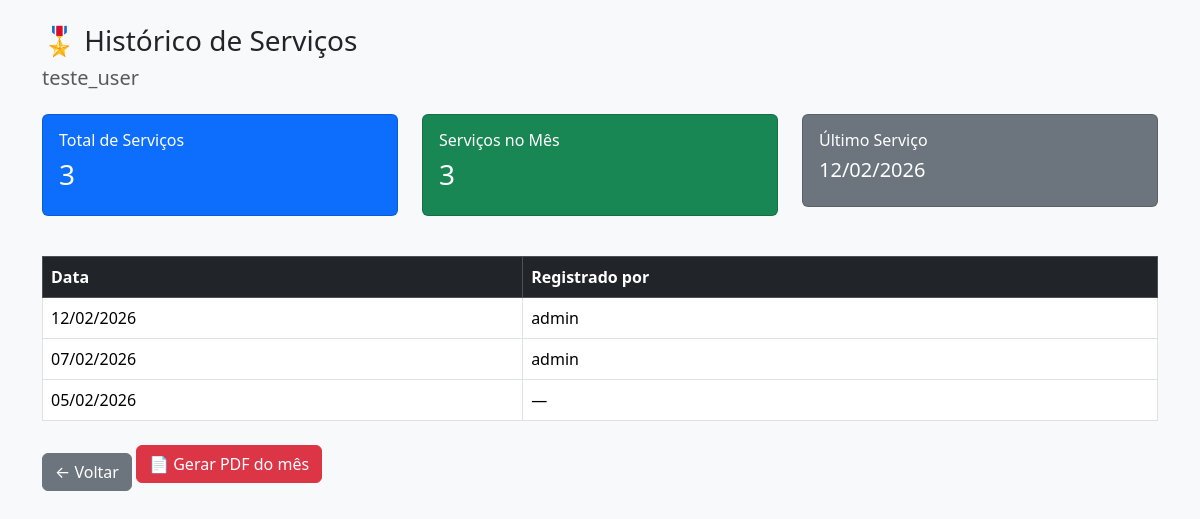
The app's page /militar/7/historico/ (signed in) with its own data.
### core/models.py (models this page shows, shortened)
class Militar(models.Model):
    GRADUACOES_CHOICES = [
        ('SD', 'Soldado'),
        ('CB', 'Cabo'),
        ('3SG', '3º Sargento'),
        ('2SG', '2º Sargento'),
        ('1SG', '1º Sargento'),
        ('ST', 'Subtenente'),
        ('ASP', 'Aspirante'),
        ('2TEN', '2º Tenente'),
        ('1TEN', '1º Tenente'),
        ('CAP', 'Capitão'),
        ('MAJ', 'Major'),
        ('TC', 'Tenente-Coronel'),
        ('CEL', 'Coronel'),
        ('GEN', 'General'),
    ]
    nome = models.CharField(max_length=100)
    graduacao = models.CharField(max_length=20, choices=GRADUACOES_CHOICES)
    subunidade = models.CharField(max_length=50)
    ativo = models.BooleanField(default=True)

class Servico(models.Model):
    militar = models.ForeignKey(
        Militar,
        on_delete=models.CASCADE,
        related_name='servicos'
    )
    data = models.DateField()
    registrado_por = models.ForeignKey(
        User,
        on_delete=models.SET_NULL,
        null=True,
        blank=True
    )
    data_registro = models.DateTimeField(auto_now_add=True)
    class Meta:
        unique_together = ('militar', 'data')
        ordering = ['-data']
        verbose_name = 'Serviço'
        verbose_name_plural = 'Serviços'

### core/views.py (the view)
@login_required
def historico_militar(request, militar_id):
    if not pode_gerar_relatorios(request.user):
        return HttpResponseForbidden("Você não tem permissão para acessar este histórico.")
    militar = get_object_or_404(Militar, id=militar_id)
    servicos = Servico.objects.filter(
        militar=militar
    ).order_by('-data')
    hoje = date.today()
    total_servicos = servicos.count()
    ultimo_servico = servicos.first()
    total_mes = servicos.filter(
        data__month=hoje.month,
        data__year=hoje.year
    ).count()
    context = {
        'militar': militar,
        'servicos': servicos,
        'total_servicos': total_servicos,
        'ultimo_servico': ultimo_servico,
        'total_mes': total_mes,
    }
    return render(request, 'core/historico_militar.html', context)

### core/utils/permissoes.py (called while the page is built)
def is_admin(user):
    if not user or not user.is_authenticated:
        return False
    return user.is_superuser or user.groups.filter(name=ADMIN_GROUP).exists()

def pode_gerar_relatorios(user):
    return is_admin(user) or is_sargenteante(user)

### core/templates/core/historico_militar.html (shortened to what this page needs)
<!DOCTYPE html>
<html lang="pt-BR">
<head>
    <link href="https://cdn.jsdelivr.net/npm/bootstrap@5.3.2/dist/css/bootstrap.min.css"
          rel="stylesheet">
</head>
<body class="bg-light">
<div class="container mt-4">
    <h3>🎖️ Histórico de Serviços</h3>
    <h5 class="text-muted">{{ militar.nome }}</h5>
    <div class="row mt-4">
        <div class="col-md-4">
            <div class="card text-bg-primary mb-3">
                <div class="card-body">
                    <h6>Total de Serviços</h6>
                    <h3>{{ total_servicos }}</h3>
                </div>
            </div>
        </div>
        <div class="col-md-4">
            <div class="card text-bg-success mb-3">
                <div class="card-body">
                    <h6>Serviços no Mês</h6>
                    <h3>{{ total_mes }}</h3>
                </div>
            </div>
        </div>
        <div class="col-md-4">
            <div class="card text-bg-secondary mb-3">
                <div class="card-body">
                    <h6>Último Serviço</h6>
                    <h5>
                        {% if ultimo_servico %}
                            {{ ultimo_servico.data|date:"d/m/Y" }}
                        {% else %}
                            —
                        {% endif %}
                    </h5>
                </div>
            </div>
        </div>
    </div>
    <table class="table table-bordered table-hover mt-4">
        <thead class="table-dark">
            <tr>
                <th>Data</th>
                <th>Registrado por</th>
            </tr>
        </thead>
        <tbody>
            {% for servico in servicos %}
                <tr>
                    <td>{{ servico.data|date:"d/m/Y" }}</td>
                    <td>
                        {% if servico.registrado_por %}
                            {{ servico.registrado_por.username }}
                        {% else %}
                            —
                        {% endif %}
                    </td>
                </tr>
            {% empty %}
                <tr>
                    <td colspan="2" class="text-center">Nenhum serviço registrado</td>
                </tr>
            {% endfor %}
        </tbody>
    </table>
    <a href="{% url 'efetivo_do_dia' %}" class="btn btn-secondary mt-3">
        ← Voltar
    </a>
    <a href="{% url 'relatorio_mensal_militar_pdf' militar.id 2025 1 %}"
   class="btn btn-danger">
   📄 Gerar PDF do mês
</a>
</div>
</body>
</html>

### records on screen
Militar: nome "teste_user"
Servico: data "12/02/2026", registrado_por.username "admin"
Servico: data "07/02/2026", registrado_por.username "admin"
Servico: data "05/02/2026"

### other values on screen
{{ total_servicos }} "3"
{{ total_mes }} "3"
